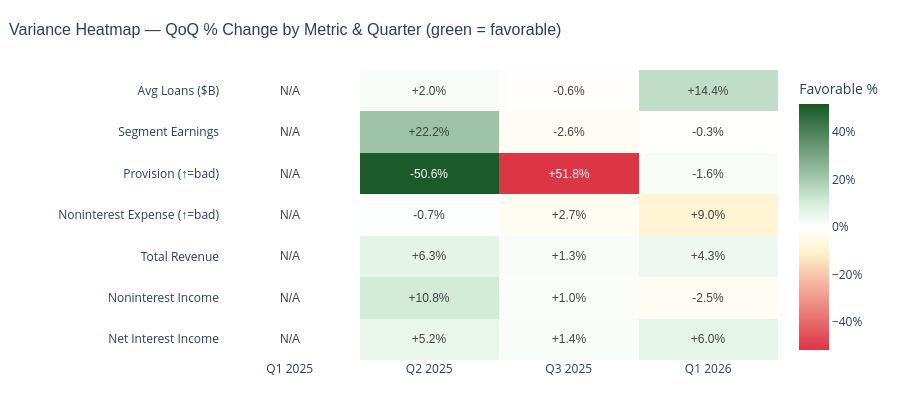

Notebook cell for this chart:
### Code cell
# Visualization: VARIANCE HEATMAP

# This graph makes it easy for a manager scanning multiple quarters at once. 
# Dark green = large favorable variance.
# Dark red = large unfavorable variance. White = near zero change.

# For expense and provision metrics, we invert the color and the logic behind this is that a positive QoQ % change in expense is BAD, so it shows red even
# though the number is positive. This ensures the heatmap always reads green = good, red = bad, regardless of the metric direction.

# This is the format a Senior VP would use to spot patterns across quarters

unfavorable_metrics = ['noninterest_expense', 'provision_for_credit_losses', 'net_loan_charge_offs']

heatmap_metrics = [
    ('net_interest_income',         'Net Interest Income'),
    ('noninterest_income',          'Noninterest Income'),
    ('total_revenue',               'Total Revenue'),
    ('noninterest_expense',         'Noninterest Expense (↑=bad)'),
    ('provision_for_credit_losses', 'Provision (↑=bad)'),
    ('earnings',                    'Segment Earnings'),
    ('avg_loans_billions',          'Avg Loans ($B)'),
]

heatmap_z, heatmap_text, metric_labels = [], [], []
quarter_labels = retail['period_label'].tolist()

for col, label in heatmap_metrics:
    row_z, row_text = [], []
    for i in range(len(retail)):
        pct_col = f'{col}_qoq_pct'
        val = variance_df[pct_col].iloc[i] if pct_col in variance_df.columns else np.nan
        # Invert color direction for unfavorable metrics so heatmap always reads green=good
        display_val = (-val if col in unfavorable_metrics and pd.notnull(val) else val)
        row_z.append(display_val if pd.notnull(display_val) else 0)
        row_text.append(f'{val:+.1f}%' if pd.notnull(val) else 'N/A')
    heatmap_z.append(row_z)
    heatmap_text.append(row_text)
    metric_labels.append(label)

fig_heatmap = go.Figure(data=go.Heatmap(
    z=heatmap_z,
    x=quarter_labels,
    y=metric_labels,
    text=heatmap_text,
    texttemplate='%{text}',
    textfont=dict(size=12, family='Arial'),
    colorscale=[
        [0.0,  '#dc3545'],
        [0.40, '#fff3cd'],
        [0.50, '#ffffff'],
        [0.60, '#d4edda'],
        [1.0,  '#155724'],
    ],
    zmid=0,
    colorbar=dict(title='Favorable %', ticksuffix='%')
))

fig_heatmap.update_layout(
    title=dict(
        text='Variance Heatmap — QoQ % Change by Metric & Quarter (green = favorable)',
        font=dict(size=16, family='Arial'),
        x=0.01
    ),
    template='plotly_white',
    height=420,
    margin=dict(l=220, r=120, t=70, b=60)
)
fig_heatmap.show()

### Figure 1 — Plotly figure (JSON) as saved in the notebook; plotly's stock layout.template omitted (floating-point values rounded to 4 significant figures)
{"data": [{"colorbar": {"ticksuffix": "%", "title": {"text": "Favorable %"}}, "colorscale": [[0, "#dc3545"], [0.4, "#fff3cd"], [0.5, "#ffffff"], [0.6, "#d4edda"], [1, "#155724"]], "text": [["N/A", "+5.2%", "+1.4%", "+6.0%"], ["N/A", "+10.8%", "+1.0%", "-2.5%"], ["N/A", "+6.3%", "+1.3%", "+4.3%"], ["N/A", "-0.7%", "+2.7%", "+9.0%"], ["N/A", "-50.6%", "+51.8%", "-1.6%"], ["N/A", "+22.2%", "-2.6%", "-0.3%"], ["N/A", "+2.0%", "-0.6%", "+14.4%"]], "textfont": {"family": "Arial", "size": 12}, "texttemplate": "%{text}", "type": "heatmap", "x": ["Q1 2025", "Q2 2025", "Q3 2025", "Q1 2026"], "y": ["Net Interest Income", "Noninterest Income", "Total Revenue", "Noninterest Expense (↑=bad)", "Provision (↑=bad)", "Segment Earnings", "Avg Loans ($B)"], "z": [[0, 5.24, 1.41, 6.03], [0, 10.76, 1.02, -2.53], [0, 6.34, 1.33, 4.26], [0, 0.68, -2.7, -8.96], [0, 50.6, -51.81, 1.59], [0, 22.21, -2.58, -0.3], [0, 1.99, -0.62, 14.45]], "zmid": 0}], "layout": {"height": 420, "margin": {"b": 60, "l": 220, "r": 120, "t": 70}, "title": {"font": {"family": "Arial", "size": 16}, "text": "Variance Heatmap — QoQ % Change by Metric & Quarter (green = favorable)", "x": 0.01}}}
